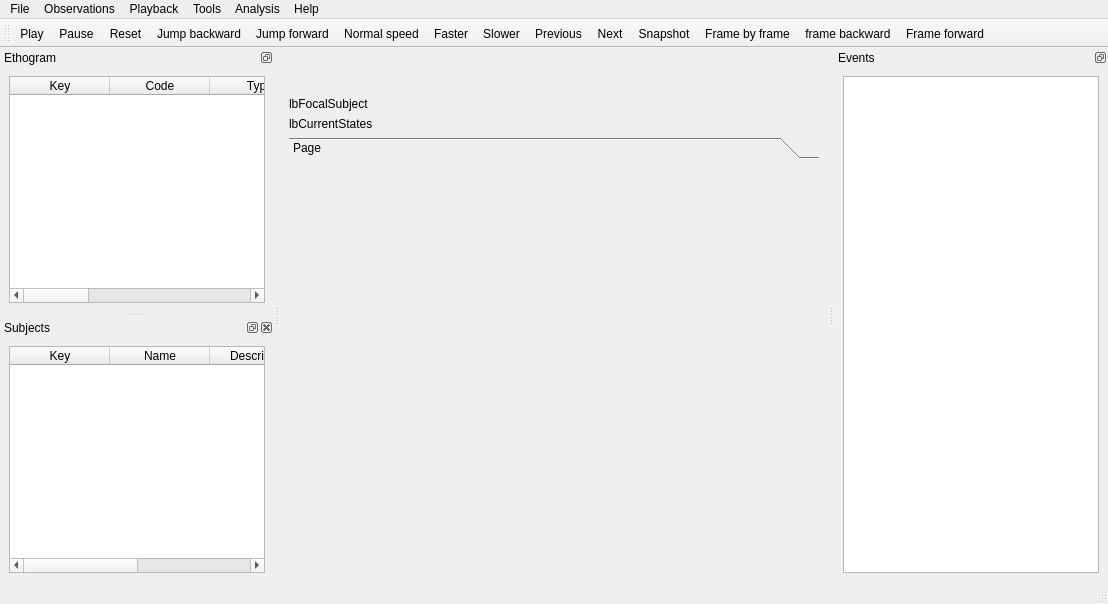
<?xml version="1.0" encoding="UTF-8"?>
<ui version="4.0">
 <class>MainWindow</class>
 <widget class="QMainWindow" name="MainWindow">
  <property name="geometry">
   <rect>
    <x>0</x>
    <y>0</y>
    <width>1108</width>
    <height>604</height>
   </rect>
  </property>
  <property name="windowTitle">
   <string>BORIS</string>
  </property>
  <widget class="QWidget" name="centralwidget">
   <layout class="QHBoxLayout" name="horizontalLayout_2">
    <item>
     <layout class="QHBoxLayout" name="horizontalLayout">
      <item>
       <layout class="QVBoxLayout" name="verticalLayout_3">
        <item>
         <widget class="QLabel" name="lbLogoBoris">
          <property name="text">
           <string/>
          </property>
          <property name="scaledContents">
           <bool>false</bool>
          </property>
          <property name="alignment">
           <set>Qt::AlignCenter</set>
          </property>
         </widget>
        </item>
        <item>
         <widget class="QLabel" name="lbLogoUnito">
          <property name="text">
           <string/>
          </property>
          <property name="textFormat">
           <enum>Qt::AutoText</enum>
          </property>
          <property name="alignment">
           <set>Qt::AlignCenter</set>
          </property>
          <property name="wordWrap">
           <bool>true</bool>
          </property>
         </widget>
        </item>
        <item>
         <widget class="QLabel" name="lbFocalSubject">
          <property name="text">
           <string>lbFocalSubject</string>
          </property>
         </widget>
        </item>
        <item>
         <widget class="QLabel" name="lbCurrentStates">
          <property name="text">
           <string>lbCurrentStates</string>
          </property>
         </widget>
        </item>
        <item>
         <widget class="QToolBox" name="toolBox">
          <property name="enabled">
           <bool>true</bool>
          </property>
          <property name="currentIndex">
           <number>0</number>
          </property>
          <widget class="QWidget" name="page">
           <property name="geometry">
            <rect>
             <x>0</x>
             <y>0</y>
             <width>522</width>
             <height>402</height>
            </rect>
           </property>
           <attribute name="label">
            <string>Page</string>
           </attribute>
          </widget>
         </widget>
        </item>
       </layout>
      </item>
     </layout>
    </item>
   </layout>
  </widget>
  <widget class="QMenuBar" name="menubar">
   <property name="geometry">
    <rect>
     <x>0</x>
     <y>0</y>
     <width>1108</width>
     <height>22</height>
    </rect>
   </property>
   <widget class="QMenu" name="menuHelp">
    <property name="title">
     <string>Help</string>
    </property>
    <addaction name="actionUser_guide"/>
    <addaction name="actionCheckUpdate"/>
    <addaction name="separator"/>
    <addaction name="actionHow_to_cite_BORIS"/>
    <addaction name="actionAbout"/>
   </widget>
   <widget class="QMenu" name="menuFile">
    <property name="title">
     <string>File</string>
    </property>
    <addaction name="actionNew_project"/>
    <addaction name="actionOpen_project"/>
    <addaction name="actionEdit_project"/>
    <addaction name="actionSave_project"/>
    <addaction name="actionSave_project_as"/>
    <addaction name="actionClose_project"/>
    <addaction name="separator"/>
    <addaction name="actionSend_project"/>
    <addaction name="separator"/>
    <addaction name="actionPreferences"/>
    <addaction name="separator"/>
    <addaction name="actionQuit"/>
   </widget>
   <widget class="QMenu" name="menuObservations">
    <property name="title">
     <string>Observations</string>
    </property>
    <widget class="QMenu" name="menuCreate_transitions_matrix">
     <property name="title">
      <string>Create transitions matrix</string>
     </property>
     <addaction name="actionAll_transitions"/>
     <addaction name="actionFrequencies_of_transitions_after_behaviors"/>
     <addaction name="actionNumber_of_transitions"/>
    </widget>
    <addaction name="actionNew_observation"/>
    <addaction name="actionOpen_observation"/>
    <addaction name="actionEdit_observation_2"/>
    <addaction name="actionObservationsList"/>
    <addaction name="actionOpen_observation_2"/>
    <addaction name="actionEdit_observation"/>
    <addaction name="separator"/>
    <addaction name="actionClose_observation"/>
    <addaction name="separator"/>
    <addaction name="actionLoad_observations_file"/>
    <addaction name="separator"/>
    <addaction name="actionAdd_event"/>
    <addaction name="actionEdit_selected_events"/>
    <addaction name="actionFind_events"/>
    <addaction name="actionFind_replace_events"/>
    <addaction name="actionCheckStateEvents"/>
    <addaction name="actionSelect_observations"/>
    <addaction name="separator"/>
    <addaction name="actionDelete_selected_observations"/>
    <addaction name="actionDelete_all_observations"/>
    <addaction name="separator"/>
    <addaction name="separator"/>
    <addaction name="actionExportEvents"/>
    <addaction name="actionExport_aggregated_events"/>
    <addaction name="actionExportEventString"/>
    <addaction name="actionExport_events_as_Praat_TextGrid"/>
    <addaction name="separator"/>
    <addaction name="menuCreate_subtitles_2"/>
    <addaction name="actionMedia_file_information"/>
    <addaction name="actionExtract_events_from_media_files"/>
    <addaction name="separator"/>
    <addaction name="menuCreate_transitions_matrix"/>
   </widget>
   <widget class="QMenu" name="menuAnalyze">
    <property name="title">
     <string>Analysis</string>
    </property>
    <addaction name="actionTime_budget"/>
    <addaction name="actionTime_budget_by_behaviors_category"/>
    <addaction name="actionVisualize_data"/>
   </widget>
   <widget class="QMenu" name="menuPlayback">
    <property name="title">
     <string>Playback</string>
    </property>
    <widget class="QMenu" name="menuZoom1">
     <property name="title">
      <string>Zoom player #1</string>
     </property>
     <addaction name="actionZoom1_fitwindow"/>
     <addaction name="actionZoom1_1_4"/>
     <addaction name="actionZoom1_1_2"/>
     <addaction name="actionZoom1_1_1"/>
     <addaction name="actionZoom1_2_1"/>
    </widget>
    <widget class="QMenu" name="menuZoom2">
     <property name="title">
      <string>Zoom player #2</string>
     </property>
     <addaction name="actionZoom2_fitwindow"/>
     <addaction name="actionZoom2_1_4"/>
     <addaction name="actionZoom2_1_2"/>
     <addaction name="actionZoom2_1_1"/>
     <addaction name="actionZoom2_2_1"/>
    </widget>
    <addaction name="actionJumpForward"/>
    <addaction name="actionJumpBackward"/>
    <addaction name="actionJumpTo"/>
    <addaction name="separator"/>
    <addaction name="menuZoom1"/>
    <addaction name="menuZoom2"/>
    <addaction name="separator"/>
    <addaction name="actionPlay"/>
    <addaction name="actionPause"/>
    <addaction name="actionPrevious"/>
    <addaction name="actionNext"/>
   </widget>
   <widget class="QMenu" name="menuTools">
    <property name="title">
     <string>Tools</string>
    </property>
    <widget class="QMenu" name="menuTransitions_flow_diagram">
     <property name="title">
      <string>Transitions flow diagram</string>
     </property>
     <addaction name="actionCreate_transitions_flow_diagram"/>
     <addaction name="actionCreate_transitions_flow_diagram_2"/>
    </widget>
    <addaction name="actionShow_spectrogram"/>
    <addaction name="actionDistance"/>
    <addaction name="actionBehaviors_map"/>
    <addaction name="separator"/>
    <addaction name="actionMapCreator"/>
    <addaction name="actionRecode_resize_video"/>
    <addaction name="actionMedia_file_information_2"/>
    <addaction name="menuTransitions_flow_diagram"/>
   </widget>
   <addaction name="menuFile"/>
   <addaction name="menuObservations"/>
   <addaction name="menuPlayback"/>
   <addaction name="menuTools"/>
   <addaction name="menuAnalyze"/>
   <addaction name="menuHelp"/>
  </widget>
  <widget class="QToolBar" name="toolBar">
   <property name="enabled">
    <bool>true</bool>
   </property>
   <property name="windowTitle">
    <string>toolBar</string>
   </property>
   <property name="toolTip">
    <string/>
   </property>
   <attribute name="toolBarArea">
    <enum>TopToolBarArea</enum>
   </attribute>
   <attribute name="toolBarBreak">
    <bool>false</bool>
   </attribute>
   <addaction name="actionPlay"/>
   <addaction name="actionPause"/>
   <addaction name="actionReset"/>
   <addaction name="actionJumpBackward"/>
   <addaction name="actionJumpForward"/>
   <addaction name="actionNormalSpeed"/>
   <addaction name="actionFaster"/>
   <addaction name="actionSlower"/>
   <addaction name="actionPrevious"/>
   <addaction name="actionNext"/>
   <addaction name="actionSnapshot"/>
   <addaction name="actionFrame_by_frame"/>
   <addaction name="actionFrame_backward"/>
   <addaction name="actionFrame_forward"/>
  </widget>
  <widget class="QDockWidget" name="dwEthogram">
   <property name="floating">
    <bool>false</bool>
   </property>
   <property name="features">
    <set>QDockWidget::DockWidgetFloatable|QDockWidget::DockWidgetMovable</set>
   </property>
   <property name="windowTitle">
    <string>Ethogram</string>
   </property>
   <attribute name="dockWidgetArea">
    <number>1</number>
   </attribute>
   <widget class="QWidget" name="dockWidgetContents_3">
    <layout class="QVBoxLayout" name="verticalLayout_5">
     <item>
      <layout class="QVBoxLayout" name="verticalLayout_4">
       <item>
        <widget class="QTableWidget" name="twEthogram">
         <property name="focusPolicy">
          <enum>Qt::NoFocus</enum>
         </property>
         <property name="editTriggers">
          <set>QAbstractItemView::NoEditTriggers</set>
         </property>
         <property name="alternatingRowColors">
          <bool>true</bool>
         </property>
         <property name="selectionMode">
          <enum>QAbstractItemView::SingleSelection</enum>
         </property>
         <property name="selectionBehavior">
          <enum>QAbstractItemView::SelectRows</enum>
         </property>
         <column>
          <property name="text">
           <string>Key</string>
          </property>
         </column>
         <column>
          <property name="text">
           <string>Code</string>
          </property>
         </column>
         <column>
          <property name="text">
           <string>Type</string>
          </property>
         </column>
         <column>
          <property name="text">
           <string>Description</string>
          </property>
         </column>
         <column>
          <property name="text">
           <string>Category</string>
          </property>
         </column>
         <column>
          <property name="text">
           <string>Modifiers</string>
          </property>
         </column>
         <column>
          <property name="text">
           <string>Excluded</string>
          </property>
         </column>
        </widget>
       </item>
      </layout>
     </item>
    </layout>
   </widget>
  </widget>
  <widget class="QStatusBar" name="statusbar">
   <property name="sizeGripEnabled">
    <bool>true</bool>
   </property>
  </widget>
  <widget class="QDockWidget" name="dwObservations">
   <property name="focusPolicy">
    <enum>Qt::NoFocus</enum>
   </property>
   <property name="floating">
    <bool>false</bool>
   </property>
   <property name="features">
    <set>QDockWidget::DockWidgetFloatable|QDockWidget::DockWidgetMovable</set>
   </property>
   <property name="windowTitle">
    <string>Events</string>
   </property>
   <attribute name="dockWidgetArea">
    <number>2</number>
   </attribute>
   <widget class="QWidget" name="dockWidgetContents_2">
    <layout class="QVBoxLayout" name="verticalLayout_7">
     <item>
      <layout class="QVBoxLayout" name="verticalLayout">
       <item>
        <widget class="QTableWidget" name="twEvents">
         <property name="enabled">
          <bool>true</bool>
         </property>
         <property name="focusPolicy">
          <enum>Qt::NoFocus</enum>
         </property>
         <property name="autoScroll">
          <bool>false</bool>
         </property>
         <property name="editTriggers">
          <set>QAbstractItemView::NoEditTriggers</set>
         </property>
         <property name="tabKeyNavigation">
          <bool>false</bool>
         </property>
         <property name="showDropIndicator" stdset="0">
          <bool>false</bool>
         </property>
         <property name="dragDropOverwriteMode">
          <bool>false</bool>
         </property>
         <property name="alternatingRowColors">
          <bool>true</bool>
         </property>
         <property name="selectionMode">
          <enum>QAbstractItemView::ExtendedSelection</enum>
         </property>
         <property name="selectionBehavior">
          <enum>QAbstractItemView::SelectRows</enum>
         </property>
        </widget>
       </item>
      </layout>
     </item>
    </layout>
   </widget>
  </widget>
  <widget class="QDockWidget" name="dwSubjects">
   <property name="floating">
    <bool>false</bool>
   </property>
   <property name="windowTitle">
    <string>Subjects</string>
   </property>
   <attribute name="dockWidgetArea">
    <number>1</number>
   </attribute>
   <widget class="QWidget" name="dockWidgetContents">
    <layout class="QVBoxLayout" name="verticalLayout_2">
     <item>
      <widget class="QTableWidget" name="twSubjects">
       <property name="focusPolicy">
        <enum>Qt::NoFocus</enum>
       </property>
       <property name="editTriggers">
        <set>QAbstractItemView::NoEditTriggers</set>
       </property>
       <property name="alternatingRowColors">
        <bool>true</bool>
       </property>
       <property name="selectionBehavior">
        <enum>QAbstractItemView::SelectRows</enum>
       </property>
       <column>
        <property name="text">
         <string>Key</string>
        </property>
       </column>
       <column>
        <property name="text">
         <string>Name</string>
        </property>
       </column>
       <column>
        <property name="text">
         <string>Description</string>
        </property>
       </column>
       <column>
        <property name="text">
         <string>Current state(s)</string>
        </property>
       </column>
      </widget>
     </item>
    </layout>
   </widget>
  </widget>
  <action name="actionDocumentation">
   <property name="text">
    <string>Documentation</string>
   </property>
  </action>
  <action name="actionAbout">
   <property name="text">
    <string>About</string>
   </property>
  </action>
  <action name="actionQuit">
   <property name="text">
    <string>Quit</string>
   </property>
  </action>
  <action name="actionPause">
   <property name="text">
    <string>Pause</string>
   </property>
   <property name="toolTip">
    <string>Pause</string>
   </property>
  </action>
  <action name="actionPlay">
   <property name="text">
    <string>Play</string>
   </property>
  </action>
  <action name="actionOpen_video_file">
   <property name="text">
    <string>Open media file</string>
   </property>
  </action>
  <action name="actionReset">
   <property name="text">
    <string>Reset</string>
   </property>
  </action>
  <action name="actionFaster">
   <property name="enabled">
    <bool>true</bool>
   </property>
   <property name="text">
    <string>Faster</string>
   </property>
  </action>
  <action name="actionSlower">
   <property name="enabled">
    <bool>true</bool>
   </property>
   <property name="text">
    <string>Slower</string>
   </property>
  </action>
  <action name="actionJumpForward">
   <property name="text">
    <string>Jump forward</string>
   </property>
  </action>
  <action name="actionLoad_configuration">
   <property name="text">
    <string>Load configuration</string>
   </property>
  </action>
  <action name="actionDelete_selected_observations">
   <property name="text">
    <string>Delete selected events</string>
   </property>
  </action>
  <action name="actionDelete_all_observations">
   <property name="text">
    <string>Delete all events</string>
   </property>
  </action>
  <action name="actionSort_observations">
   <property name="text">
    <string>Sort events</string>
   </property>
  </action>
  <action name="actionLoad_observations_file">
   <property name="text">
    <string>Import observations</string>
   </property>
  </action>
  <action name="actionSelect_observations">
   <property name="text">
    <string>Select events from interval</string>
   </property>
  </action>
  <action name="actionConfigure_states_and_events">
   <property name="enabled">
    <bool>false</bool>
   </property>
   <property name="text">
    <string>Configure states and events</string>
   </property>
  </action>
  <action name="actionEdit_event">
   <property name="text">
    <string>Edit event</string>
   </property>
  </action>
  <action name="actionLoad_configuration_file">
   <property name="text">
    <string>Load state and events configuration file</string>
   </property>
  </action>
  <action name="actionMedia_file_information">
   <property name="text">
    <string>Media file information</string>
   </property>
  </action>
  <action name="actionStart_live_observation">
   <property name="text">
    <string>Start observation without media file</string>
   </property>
  </action>
  <action name="actionNew_project">
   <property name="text">
    <string>New project</string>
   </property>
   <property name="shortcut">
    <string>Ctrl+N</string>
   </property>
  </action>
  <action name="actionTime_budget">
   <property name="text">
    <string>Time budget</string>
   </property>
  </action>
  <action name="actionSave_project">
   <property name="text">
    <string>Save project</string>
   </property>
   <property name="shortcut">
    <string>Ctrl+S</string>
   </property>
  </action>
  <action name="actionOpen_project">
   <property name="text">
    <string>Open project</string>
   </property>
   <property name="shortcut">
    <string>Ctrl+O</string>
   </property>
  </action>
  <action name="actionSet_offset">
   <property name="text">
    <string>Set time offset</string>
   </property>
  </action>
  <action name="actionEdit_project">
   <property name="text">
    <string>Edit project</string>
   </property>
  </action>
  <action name="actionSave_project_as">
   <property name="text">
    <string>Save project as ...</string>
   </property>
  </action>
  <action name="actionVisualize_data">
   <property name="text">
    <string>Plot events</string>
   </property>
  </action>
  <action name="actionPreferences">
   <property name="text">
    <string>Preferences</string>
   </property>
  </action>
  <action name="actionNew_observation">
   <property name="text">
    <string>New observation</string>
   </property>
  </action>
  <action name="actionSave_observation">
   <property name="text">
    <string>Save current observation</string>
   </property>
  </action>
  <action name="actionClose_observation">
   <property name="text">
    <string>Close observation</string>
   </property>
  </action>
  <action name="actionEdit_current_observation">
   <property name="enabled">
    <bool>false</bool>
   </property>
   <property name="text">
    <string>Edit current observation</string>
   </property>
  </action>
  <action name="actionOpen_observation_2">
   <property name="enabled">
    <bool>false</bool>
   </property>
   <property name="text">
    <string>Open observation</string>
   </property>
   <property name="visible">
    <bool>false</bool>
   </property>
  </action>
  <action name="actionAdd_event">
   <property name="text">
    <string>Add event</string>
   </property>
  </action>
  <action name="actionDeselectCurrentSubject">
   <property name="text">
    <string>Deselect current subject</string>
   </property>
  </action>
  <action name="actionNext">
   <property name="text">
    <string>Next</string>
   </property>
   <property name="toolTip">
    <string>Next media file</string>
   </property>
   <property name="iconVisibleInMenu">
    <bool>false</bool>
   </property>
  </action>
  <action name="actionPrevious">
   <property name="text">
    <string>Previous</string>
   </property>
   <property name="toolTip">
    <string>Previous media file</string>
   </property>
  </action>
  <action name="actionJumpTo">
   <property name="enabled">
    <bool>true</bool>
   </property>
   <property name="text">
    <string>Jump to specific time</string>
   </property>
  </action>
  <action name="actionJumpBackward">
   <property name="text">
    <string>Jump backward</string>
   </property>
   <property name="toolTip">
    <string>Jump backward</string>
   </property>
  </action>
  <action name="actionEdit_observation">
   <property name="enabled">
    <bool>false</bool>
   </property>
   <property name="text">
    <string>Edit observation</string>
   </property>
   <property name="visible">
    <bool>false</bool>
   </property>
  </action>
  <action name="actionCheckUpdate">
   <property name="text">
    <string>Check for updates</string>
   </property>
  </action>
  <action name="actionExportEvents">
   <property name="text">
    <string>Export events</string>
   </property>
  </action>
  <action name="actionExportEventString">
   <property name="text">
    <string>Export events as behavioural strings</string>
   </property>
  </action>
  <action name="actionClose_project">
   <property name="text">
    <string>Close project</string>
   </property>
  </action>
  <action name="actionObservationsList">
   <property name="text">
    <string>Observations list</string>
   </property>
  </action>
  <action name="actionMapCreator">
   <property name="text">
    <string>Modifiers coding map creator</string>
   </property>
  </action>
  <action name="actionNormalSpeed">
   <property name="text">
    <string>Normal speed</string>
   </property>
  </action>
  <action name="actionSnapshot">
   <property name="text">
    <string>Snapshot</string>
   </property>
  </action>
  <action name="actionFrame_by_frame">
   <property name="checkable">
    <bool>true</bool>
   </property>
   <property name="text">
    <string>Frame by frame</string>
   </property>
  </action>
  <action name="actionExportEventsSQL">
   <property name="text">
    <string>Structured Query Language (SQL)</string>
   </property>
  </action>
  <action name="actionAggregatedEventsTabularFormat">
   <property name="text">
    <string>Tab Separated Values (tsv)</string>
   </property>
  </action>
  <action name="actionOpen_observation">
   <property name="text">
    <string>Open observation</string>
   </property>
  </action>
  <action name="actionExportEventTabular_ODS">
   <property name="text">
    <string>Open Document Spreadsheet (ods)</string>
   </property>
  </action>
  <action name="actionAaaa">
   <property name="text">
    <string>aaaa</string>
   </property>
  </action>
  <action name="menuCreate_subtitles_2">
   <property name="text">
    <string>Create subtitles</string>
   </property>
  </action>
  <action name="actionExportEventTabular_XLS">
   <property name="text">
    <string>Microsoft Excel format (xls)</string>
   </property>
  </action>
  <action name="actionUser_guide">
   <property name="text">
    <string>User guide</string>
   </property>
  </action>
  <action name="actionEdit_observation_2">
   <property name="text">
    <string>Edit observation</string>
   </property>
  </action>
  <action name="actionCheckStateEvents">
   <property name="text">
    <string>Check state events</string>
   </property>
  </action>
  <action name="actionEdit_selected_events">
   <property name="text">
    <string>Edit selected event(s)</string>
   </property>
  </action>
  <action name="actionShow_spectrogram">
   <property name="text">
    <string>Show spectrogram</string>
   </property>
  </action>
  <action name="actionExport_events_as_Praat_TextGrid">
   <property name="text">
    <string>Export events as Praat TextGrid</string>
   </property>
  </action>
  <action name="actionExtract_events_from_media_files">
   <property name="text">
    <string>Extract sequences from media files</string>
   </property>
  </action>
  <action name="actionDistance">
   <property name="text">
    <string>Geometric measurement</string>
   </property>
  </action>
  <action name="actionFrame_forward">
   <property name="text">
    <string>Frame forward</string>
   </property>
  </action>
  <action name="actionFrame_backward">
   <property name="text">
    <string>frame backward</string>
   </property>
  </action>
  <action name="actionFilterBehaviors">
   <property name="text">
    <string>Filter behaviors</string>
   </property>
  </action>
  <action name="actionShowAllBehaviors">
   <property name="text">
    <string>Show all behaviors</string>
   </property>
   <property name="toolTip">
    <string>Show all behaviors</string>
   </property>
  </action>
  <action name="actionExport_aggregated_events">
   <property name="text">
    <string>Export aggregated events</string>
   </property>
  </action>
  <action name="actionBehaviors_map">
   <property name="text">
    <string>Coding pad</string>
   </property>
  </action>
  <action name="actionTime_budget_by_behaviors_category">
   <property name="text">
    <string>Time budget by behaviors category</string>
   </property>
  </action>
  <action name="actionExport_events_as_SDIS_file">
   <property name="text">
    <string>Export events as SDIS file</string>
   </property>
  </action>
  <action name="actionRecode_resize_video">
   <property name="text">
    <string>Re-encode/resize video</string>
   </property>
  </action>
  <action name="actionMedia_file_information_2">
   <property name="text">
    <string>Media file information</string>
   </property>
  </action>
  <action name="actionCreate_transitions_flow_diagram">
   <property name="text">
    <string>Create transitions DOT script</string>
   </property>
  </action>
  <action name="actionCreate_transitions_flow_diagram_2">
   <property name="text">
    <string>Create transitions flow diagram</string>
   </property>
  </action>
  <action name="actionAll_transitions">
   <property name="text">
    <string>Frequencies of transitions</string>
   </property>
  </action>
  <action name="actionNumber_of_transitions">
   <property name="text">
    <string>Number of transitions</string>
   </property>
  </action>
  <action name="actionFrequencies_of_transitions_after_behaviors">
   <property name="text">
    <string>Frequencies of transitions after behaviors</string>
   </property>
  </action>
  <action name="actionFind_replace_events">
   <property name="text">
    <string>Find/replace in events</string>
   </property>
  </action>
  <action name="actionFind_events">
   <property name="text">
    <string>Find in events</string>
   </property>
   <property name="toolTip">
    <string>Find</string>
   </property>
  </action>
  <action name="actionHow_to_cite_BORIS">
   <property name="text">
    <string>How to cite BORIS</string>
   </property>
  </action>
  <action name="actionZoom1_1_1">
   <property name="checkable">
    <bool>true</bool>
   </property>
   <property name="text">
    <string>1:1 Original</string>
   </property>
  </action>
  <action name="actionZoom1_2_1">
   <property name="checkable">
    <bool>true</bool>
   </property>
   <property name="text">
    <string>2:1 Double</string>
   </property>
  </action>
  <action name="actionZoom1_1_2">
   <property name="checkable">
    <bool>true</bool>
   </property>
   <property name="text">
    <string>1:2 Half</string>
   </property>
  </action>
  <action name="actionZoom1_1_4">
   <property name="checkable">
    <bool>true</bool>
   </property>
   <property name="text">
    <string>1:4 Quarter</string>
   </property>
  </action>
  <action name="actionZoom1_fitwindow">
   <property name="checkable">
    <bool>true</bool>
   </property>
   <property name="text">
    <string>Fit to window</string>
   </property>
  </action>
  <action name="actionZoom2_fitwindow">
   <property name="checkable">
    <bool>true</bool>
   </property>
   <property name="text">
    <string>Fit to window</string>
   </property>
  </action>
  <action name="actionZoom2_1_4">
   <property name="checkable">
    <bool>true</bool>
   </property>
   <property name="text">
    <string>1:4 Quarter</string>
   </property>
  </action>
  <action name="actionZoom2_1_2">
   <property name="checkable">
    <bool>true</bool>
   </property>
   <property name="text">
    <string>1:2 Half</string>
   </property>
  </action>
  <action name="actionZoom2_1_1">
   <property name="checkable">
    <bool>true</bool>
   </property>
   <property name="text">
    <string>1:1 Original</string>
   </property>
  </action>
  <action name="actionZoom2_2_1">
   <property name="checkable">
    <bool>true</bool>
   </property>
   <property name="text">
    <string>2:1 Double</string>
   </property>
  </action>
  <action name="actionFilterSubjects">
   <property name="text">
    <string>Filter subjects</string>
   </property>
   <property name="toolTip">
    <string>Filter subjects</string>
   </property>
  </action>
  <action name="actionShowAllSubjects">
   <property name="text">
    <string>Show all subjects</string>
   </property>
   <property name="toolTip">
    <string>Show all subjects</string>
   </property>
  </action>
  <action name="actionSend_project">
   <property name="text">
    <string>Project server</string>
   </property>
  </action>
  <action name="actionViewBehavior">
   <property name="text">
    <string>View behavior</string>
   </property>
   <property name="toolTip">
    <string>View behavior</string>
   </property>
  </action>
 </widget>
 <resources/>
 <connections/>
</ui>
